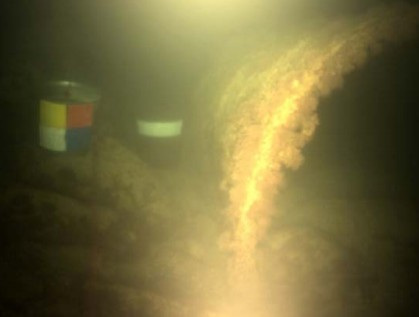
#> input picture Underwater Image Enhancement/CLAHE/InputImages/HCF-test.jpg, 419 x 317 px, found by its file name; its folder holds only this picture in this run
$ python main.py
#> lines starting #> are read from the running program, lines starting #| are printed output that depends on the picture
### Underwater Image Enhancement/RGHS/global_stretching_RGB.py
import numpy as np


def stretching(img):
    height = len(img)
    width = len(img[0])
    for k in range(0, 3):
        Max_channel  = np.max(img[:,:,k])
        Min_channel  = np.min(img[:,:,k])
        for i in range(height):
            for j in range(width):
                img[i,j,k] = (img[i,j,k] - Min_channel) * (255 - 0) / (Max_channel - Min_channel)+ 0
    return img

### Underwater Image Enhancement/RGHS/LabStretching.py
import cv2
from skimage.color import rgb2hsv,hsv2rgb
import numpy as np
from skimage.color import rgb2lab, lab2rgb

from global_StretchingL import global_stretching
from global_stretching_ab import global_Stretching_ab


def  LABStretching(sceneRadiance):


    sceneRadiance = np.clip(sceneRadiance, 0, 255)
    sceneRadiance = np.uint8(sceneRadiance)
    height = len(sceneRadiance)
    width = len(sceneRadiance[0])
    img_lab = rgb2lab(sceneRadiance)
    L, a, b = cv2.split(img_lab)

    img_L_stretching = global_stretching(L, height, width)
    img_a_stretching = global_Stretching_ab(a, height, width)
    img_b_stretching = global_Stretching_ab(b, height, width)

    labArray = np.zeros((height, width, 3), 'float64')
    labArray[:, :, 0] = img_L_stretching
    labArray[:, :, 1] = img_a_stretching
    labArray[:, :, 2] = img_b_stretching
    img_rgb = lab2rgb(labArray) * 255


    return img_rgb


    sceneRadiance = np.clip(sceneRadiance, 0, 255)
    sceneRadiance = np.uint8(sceneRadiance)
    height = len(sceneRadiance)
    width = len(sceneRadiance[0])
    img_hsv = rgb2hsv(sceneRadiance)
    img_hsv[:, :, 1] = global_stretching(img_hsv[:, :, 1], height, width)
    img_hsv[:, :, 2] = global_stretching(img_hsv[:, :, 2], height, width)
    img_rgb = hsv2rgb(img_hsv) * 255

    return img_rgb

### Underwater Image Enhancement/RGHS/global_StretchingL.py
import numpy as np

def global_stretching(img_L,height, width):
    length = height * width
    R_rray = (np.copy(img_L)).flatten()
    R_rray.sort()
    print('R_rray',R_rray)
    I_min = int(R_rray[int(length / 100)])
    I_max = int(R_rray[-int(length / 100)])
    print('I_min',I_min)
    print('I_max',I_max)
    array_Global_histogram_stretching_L = np.zeros((height, width))
    for i in range(0, height):
        for j in range(0, width):
            if img_L[i][j] < I_min:
                p_out = img_L[i][j]
                array_Global_histogram_stretching_L[i][j] = 0
            elif (img_L[i][j] > I_max):
                p_out = img_L[i][j]
                array_Global_histogram_stretching_L[i][j] = 100
            else:
                p_out = int((img_L[i][j] - I_min) * ((100) / (I_max - I_min)))
                array_Global_histogram_stretching_L[i][j] = p_out
    return (array_Global_histogram_stretching_L)

### Underwater Image Enhancement/RGHS/global_stretching_ab.py
import numpy as np
import math
e = math.e

def global_Stretching_ab(a,height, width):
    array_Global_histogram_stretching_L = np.zeros((height, width), 'float64')
    for i in range(0, height):
        for j in range(0, width):
                p_out = a[i][j] * (1.3 ** (1 - math.fabs(a[i][j] / 128)))
                array_Global_histogram_stretching_L[i][j] = p_out
    return (array_Global_histogram_stretching_L)

### Underwater Image Enhancement/RGHS/main.py

# encoding=utf-8
import os
import numpy as np
import cv2
import natsort

from LabStretching import LABStretching
from color_equalisation import RGB_equalisation
from global_stretching_RGB import stretching
from relativeglobalhistogramstretching import RelativeGHstretching

np.seterr(over='ignore')
if __name__ == '__main__':
    pass


# folder = "C:/Users/Administrator/Desktop/UnderwaterImageEnhancement/NonPhysical/RGHS"
folder = "C:/Users/Administrator/Desktop/Databases/Dataset"
path = folder + "/InputImages"
files = os.listdir(path)
files =  natsort.natsorted(files)

for i in range(len(files)):
    file = files[i]
    filepath = path + "/" + file
    prefix = file.split('.')[0]
    if os.path.isfile(filepath):
        print('********    file   ********',file)
        img = cv2.imread(folder +'/InputImages/' + file)
#> img is the input picture: shape (317, 419, 3); mean B, G, R 61.1, 107.4, 116.1
        # [6 lines of commented-out code are left out]

        height = len(img)
#> height = 317
        width = len(img[0])
#> width = 419
        # sceneRadiance = RGB_equalisation(img)

        sceneRadiance = img
        # sceneRadiance = RelativeGHstretching(sceneRadiance, height, width)

        sceneRadiance = stretching(sceneRadiance)
#> in stretching, `height = len(img)`: height = 317
#> in stretching, `width = len(img[0])`: width = 419
#> the loop in stretching, `for k in range(0, 3):` made 3 passes
#> (Max_channel, Min_channel) on passes 1 to 3: (154, 0), (255, 5), (255, 9)
#> after the loop in stretching, `for k in range(0, 3):`:
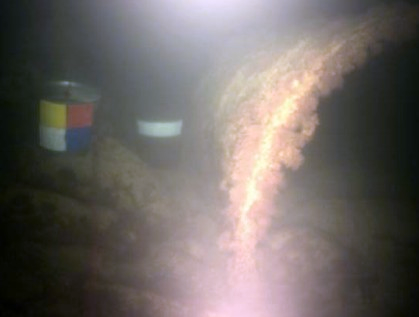
#> img: shape (317, 419, 3); mean B, G, R 100.7, 104, 110.5


        sceneRadiance = LABStretching(sceneRadiance)
#> in LABStretching, `height = len(sceneRadiance)`: height = 317
#> in LABStretching, `width = len(sceneRadiance[0])`: width = 419
#> in LABStretching, `img_lab = rgb2lab(sceneRadiance)`: img_lab: shape (317, 419, 3) float64; mean of channels 0, 1, 2 42.5, 0.1, -3.7
#> in LABStretching, `L, a, b = cv2.split(img_lab)`:
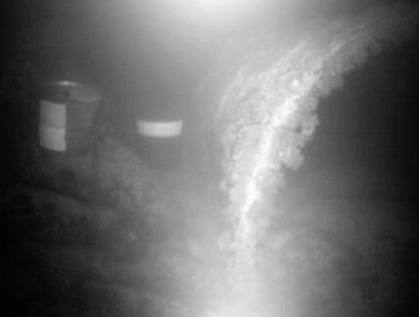
#> L: shape (317, 419) float64; min 0, max 98.59, mean 42.5; drawn with min black and max white
#> in LABStretching, `L, a, b = cv2.split(img_lab)`:
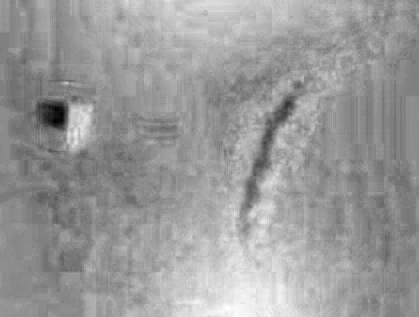
#> a: shape (317, 419) float64; min -23.49, max 15.45, mean 0.109; drawn with min black and max white
#> in LABStretching, `L, a, b = cv2.split(img_lab)`:
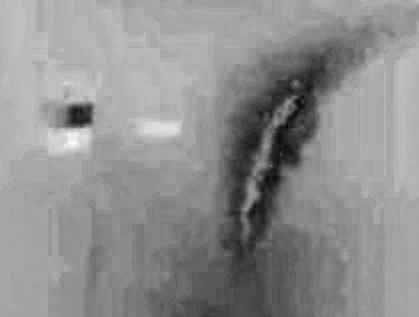
#> b: shape (317, 419) float64; min -29.54, max 16.28, mean -3.7; drawn with min black and max white
#> in global_stretching, `length = height * width`: length = 132823
#> (printed output is left out)
#> in global_stretching, `I_min = int(R_rray[int(length / 100)])`: I_min = 2
#> in global_stretching, `I_max = int(R_rray[-int(length / 100)])`: I_max = 90
#| I_min 2
#| I_max 90
#> after the loop in global_stretching, `for i in range(0, height):`:
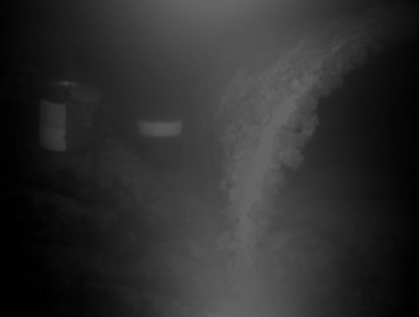
#> array_Global_histogram_stretching_L: shape (317, 419) float64; min 0, max 100, mean 45.5
#> in LABStretching, `labArray[:, :, 0] = img_L_stretching`: labArray: shape (317, 419, 3) float64; mean of channels 0, 1, 2 45.5, 0, 0
#> in LABStretching, `labArray[:, :, 1] = img_a_stretching`: labArray: shape (317, 419, 3) float64; mean of channels 0, 1, 2 45.5, 0.1, 0
#> in LABStretching, `labArray[:, :, 2] = img_b_stretching`: labArray: shape (317, 419, 3) float64; mean of channels 0, 1, 2 45.5, 0.1, -4.7
#> in LABStretching, `img_rgb = lab2rgb(labArray) * 255`:
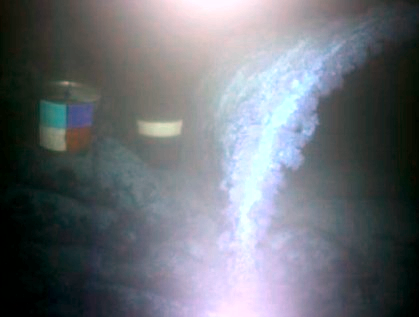
#> img_rgb: shape (317, 419, 3) float64; mean R, G, B 107.6, 112, 118.7


        cv2.imwrite('OutputImages/' + prefix + '_RGHS.jpg', sceneRadiance)

$ run again, on Underwater Image Enhancement/CLAHE/InputImages/Haze_Removal_test3.jpg
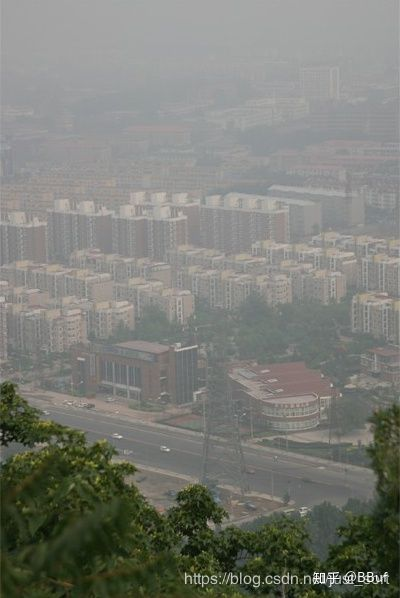
#> input picture Underwater Image Enhancement/CLAHE/InputImages/Haze_Removal_test3.jpg, 400 x 598 px, found by its file name
#> img is the input picture: shape (598, 400, 3); mean B, G, R 118.4, 125.5, 123.7
#> `height = len(img)`: height = 598
#> `width = len(img[0])`: width = 400
#> in stretching, `height = len(img)`: height = 598
#> in stretching, `width = len(img[0])`: width = 400
#> the loop in stretching, `for k in range(0, 3):` made 3 passes
#> Min_channel on passes 1 to 3: 0, 3, 0
#> in LABStretching, `height = len(sceneRadiance)`: height = 598
#> in LABStretching, `width = len(sceneRadiance[0])`: width = 400
#> img_lab: shape (598, 400, 3) float64; mean of channels 0, 1, 2 50.9, -1.9, -0.7
#> in LABStretching, `L, a, b = cv2.split(img_lab)`:
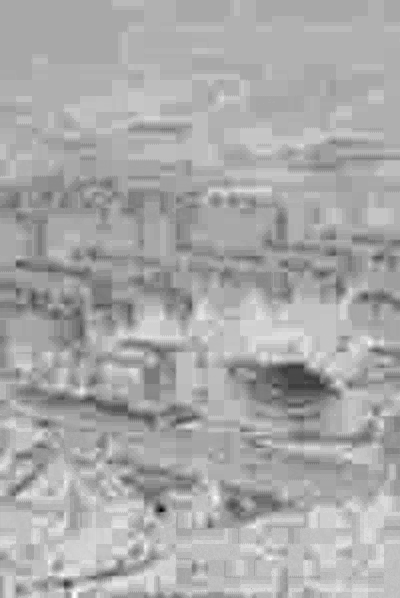
#> b: shape (598, 400) float64; min -18.58, max 8.36, mean -0.65; drawn with min black and max white
#> length = 239200
#> (printed output is left out)
#> I_min = 8
#> I_max = 69
#| I_min 8
#| I_max 69
#> `cv2.imwrite('OutputImages/' + prefix + '_RGHS.jpg', sceneRadiance)`:
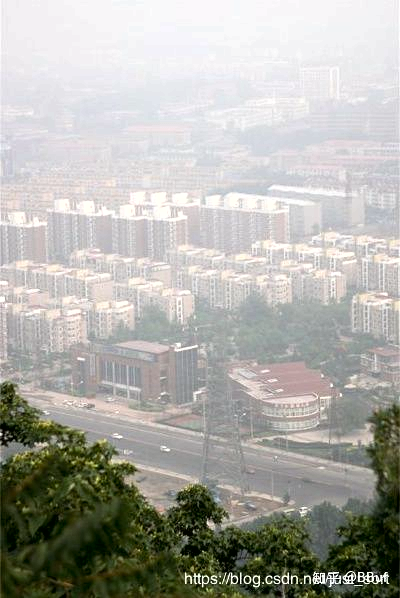
#> saved as Haze_Removal_test3_RGHS.jpg: shape (598, 400, 3); mean B, G, R 168.2, 174.5, 175

$ run again, on Underwater Image Enhancement/CLAHE/InputImages/Haze_Removal_test4.jpg
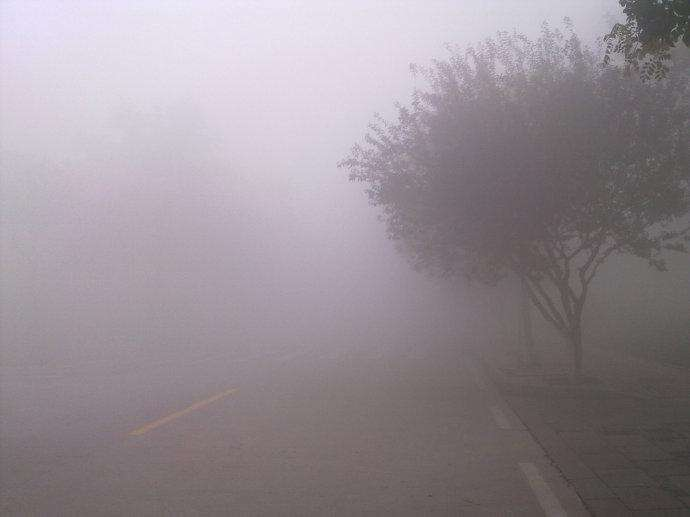
#> input picture Underwater Image Enhancement/CLAHE/InputImages/Haze_Removal_test4.jpg, 690 x 517 px, found by its file name
#> img is the input picture: shape (517, 690, 3); mean B, G, R 147.8, 141.3, 150.3
#> `height = len(img)`: height = 517
#> `width = len(img[0])`: width = 690
#> in stretching, `height = len(img)`: height = 517
#> in stretching, `width = len(img[0])`: width = 690
#> the loop in stretching, `for k in range(0, 3):` made 3 passes
#> (Max_channel, Min_channel) on passes 1 to 3: (253, 27), (236, 33), (242, 28)
#> in LABStretching, `height = len(sceneRadiance)`: height = 517
#> in LABStretching, `width = len(sceneRadiance[0])`: width = 690
#> img_lab: shape (517, 690, 3) float64; mean of channels 0, 1, 2 55.9, 2.2, -5.4
#> in LABStretching, `L, a, b = cv2.split(img_lab)`:
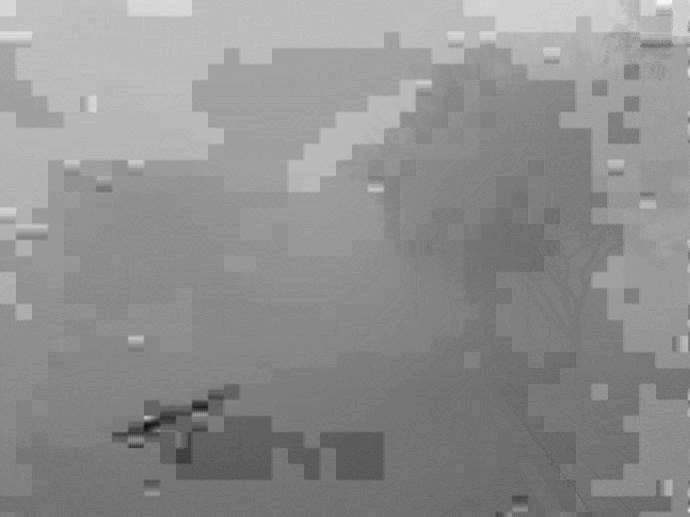
#> b: shape (517, 690) float64; min -19.68, max 5.75, mean -5.37; drawn with min black and max white
#> length = 356730
#> (printed output is left out)
#> I_min = 16
#> I_max = 95
#| I_min 16
#| I_max 95
#> in LABStretching, `img_rgb = lab2rgb(labArray) * 255`:
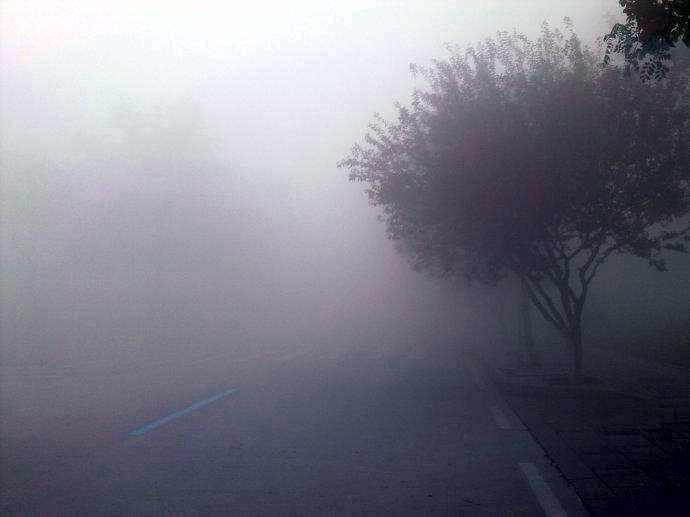
#> img_rgb: shape (517, 690, 3) float64; mean R, G, B 122.1, 121.8, 133.9

$ run again, on Underwater Image Enhancement/CLAHE/InputImages/Haze_Removal_test.jpg
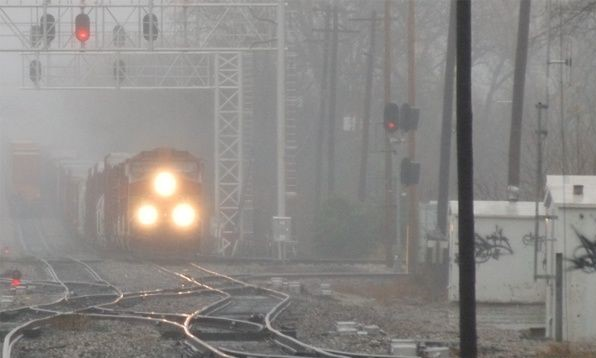
#> input picture Underwater Image Enhancement/CLAHE/InputImages/Haze_Removal_test.jpg, 596 x 358 px, found by its file name
#> img is the input picture: shape (358, 596, 3); mean B, G, R 133.5, 136.3, 139.1
#> `height = len(img)`: height = 358
#> `width = len(img[0])`: width = 596
#> in stretching, `height = len(img)`: height = 358
#> in stretching, `width = len(img[0])`: width = 596
#> the loop in stretching, `for k in range(0, 3):` made 3 passes
#> Min_channel on passes 1 to 3: 39, 38, 40
#> after the loop in stretching, `for k in range(0, 3):`:
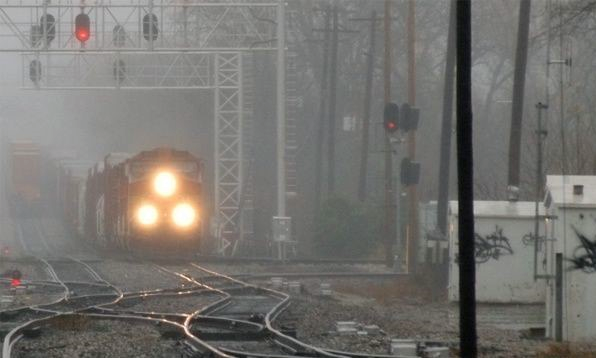
#> img: shape (358, 596, 3); mean B, G, R 111, 115, 117.1
#> in LABStretching, `height = len(sceneRadiance)`: height = 358
#> in LABStretching, `width = len(sceneRadiance[0])`: width = 596
#> img_lab: shape (358, 596, 3) float64; mean of channels 0, 1, 2 47.9, -1, -1.6
#> length = 213368
#> (printed output is left out)
#> I_min = 5
#> I_max = 75
#| I_min 5
#| I_max 75
#> `cv2.imwrite('OutputImages/' + prefix + '_RGHS.jpg', sceneRadiance)`:
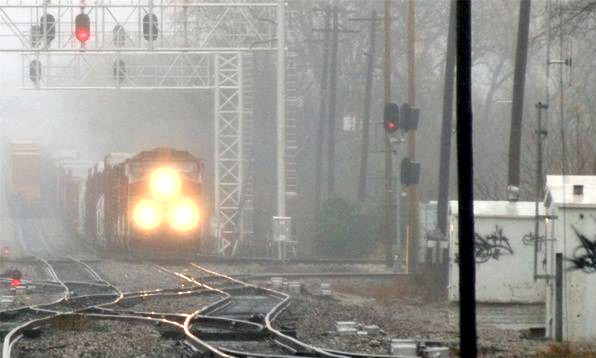
#> saved as Haze_Removal_test_RGHS.jpg: shape (358, 596, 3); mean B, G, R 142.9, 148.2, 150.2
